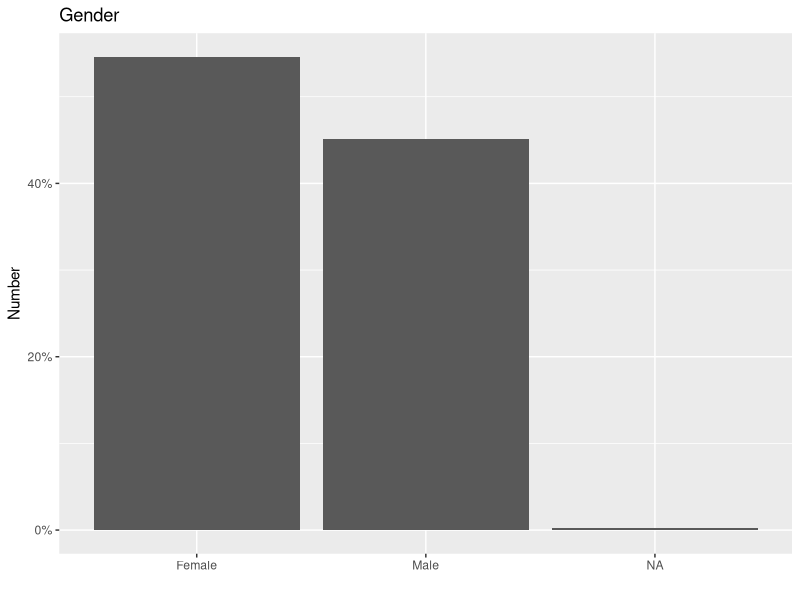
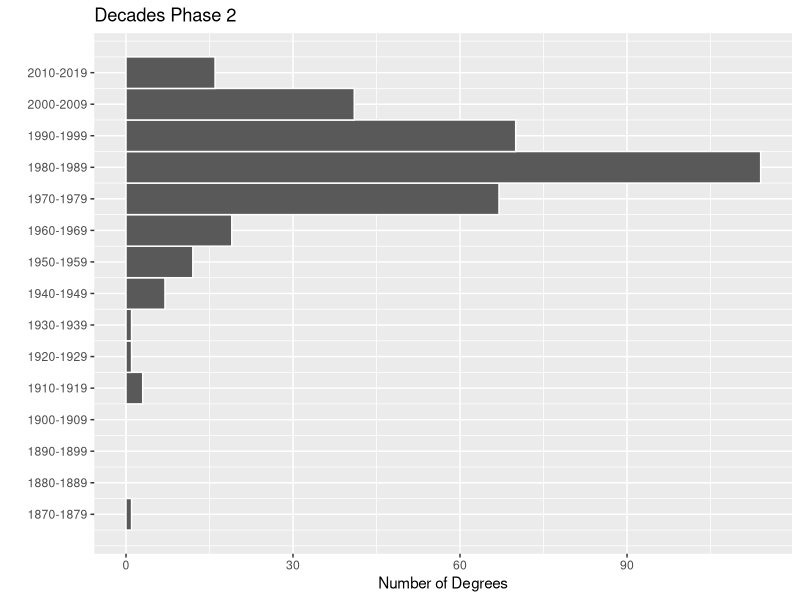
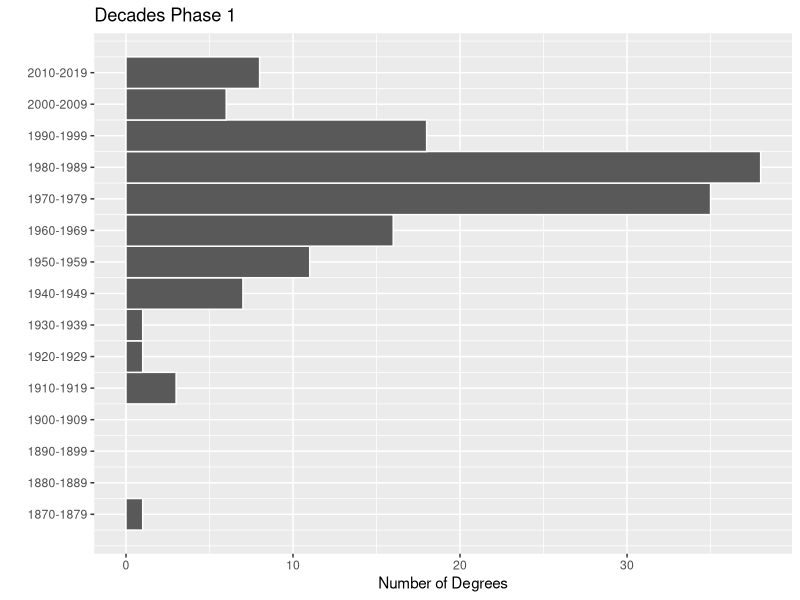
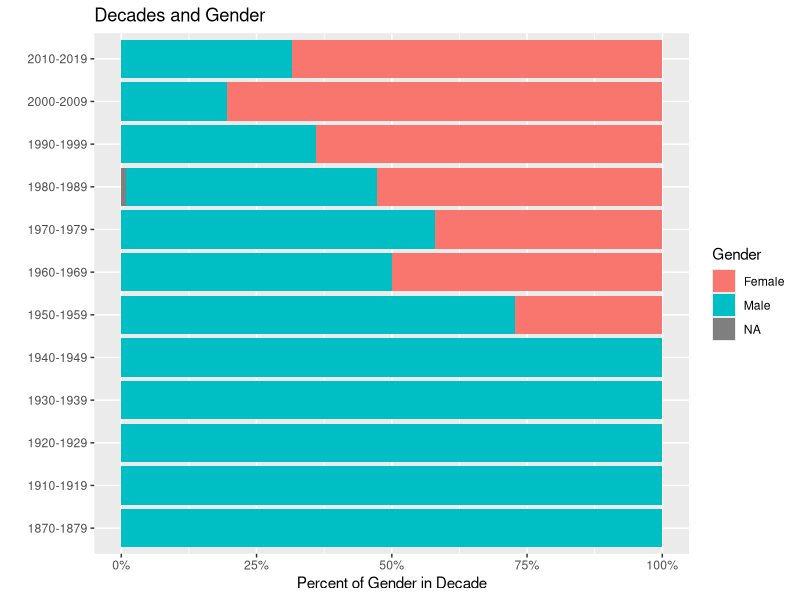
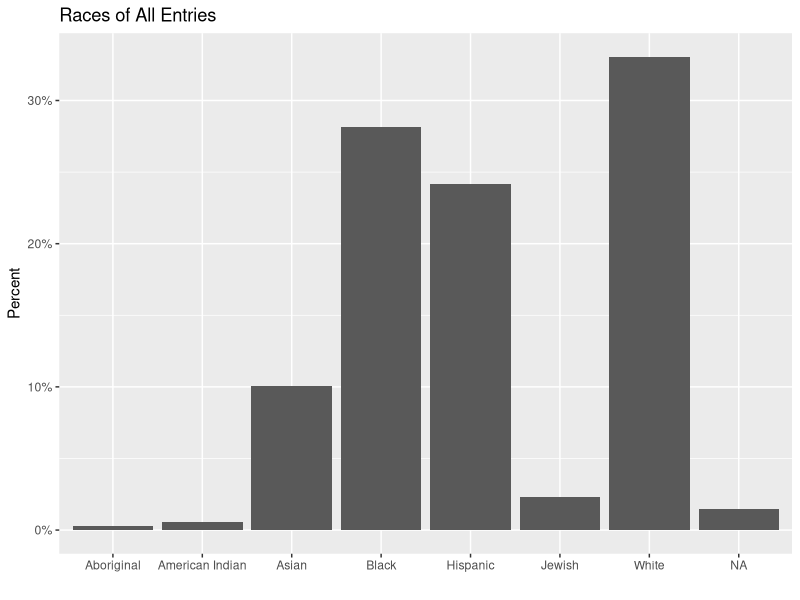
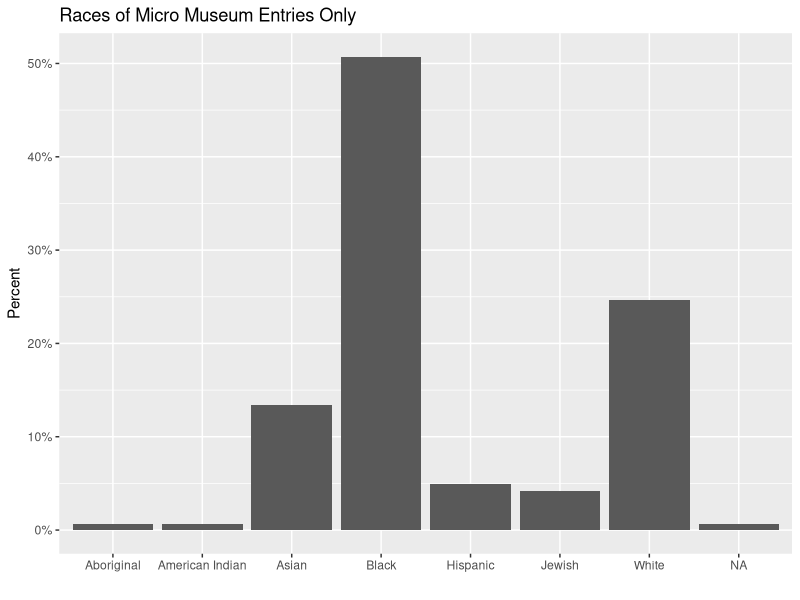
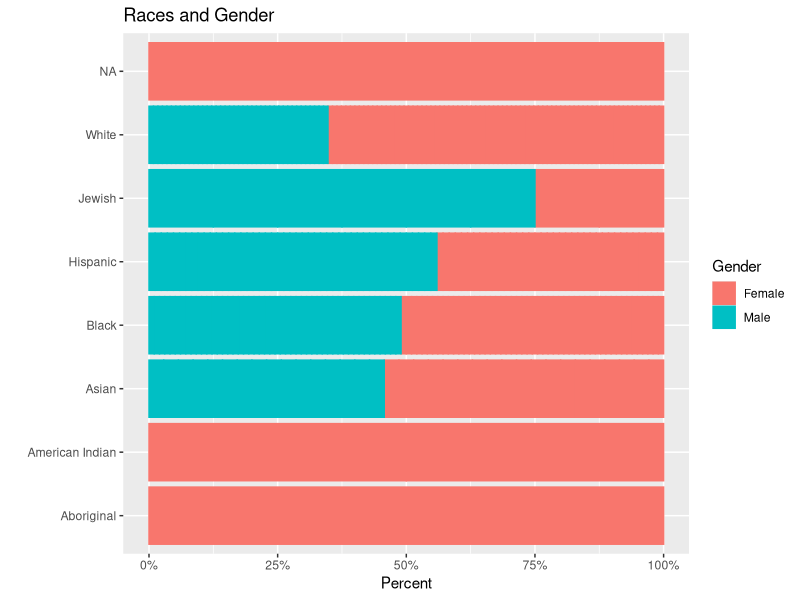
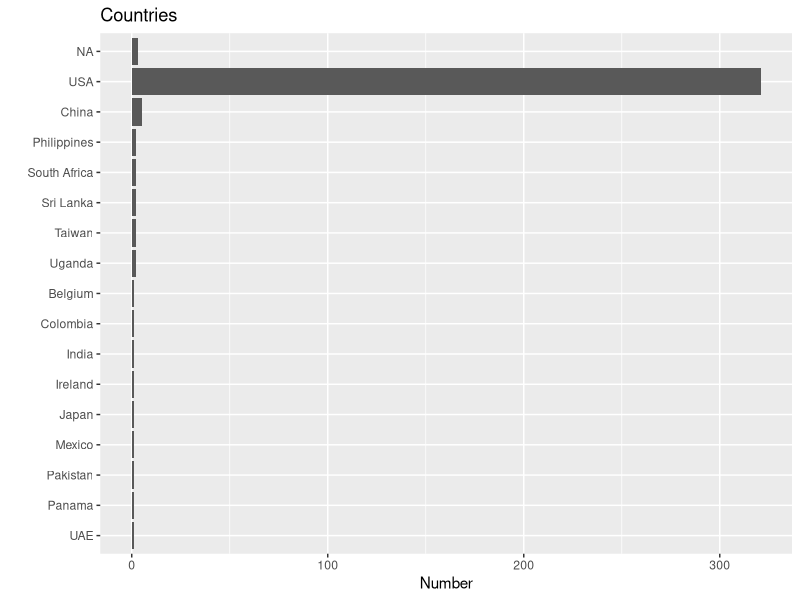

Source code (R) for these figures, in order:
## ---- chunk 1
knitr::opts_chunk$set(echo = FALSE)
library(tidyverse)
## ---- chunk 2
x <- read_csv("phase1b_airtable.csv", col_types = cols()) %>% 
  rename(name = `Name (Last, First)`, 
         degree = `HLS Degree(s)`,
         year = `Grad Date(s)`,
         category = `Position / Role`, 
         race = `Race`, 
         gender = `Gender`, 
         party = `Party`, 
         country = `Country`) %>% 
  select(name, degree, year, category, race, gender, party, country) %>% 
  drop_na(name)

y <- read_csv("phase1_airtable.csv", col_types = cols()) %>% 
  rename(name = `Name (Last, First)`, 
         degree = `HLS Degree(s)`,
         year = `Grad Date(s)`,
         category = `Position / Role`, 
         race = `Race`, 
         gender = `Gender`, 
         party = `Party`, 
         country = `Country`) %>% 
  select(name, degree, year, category, race, gender, party, country) %>% 
  drop_na(name)
## ---- chunk 3
x %>% 
  ggplot(aes(gender)) +
  geom_bar(aes(y = after_stat(count / sum(count)))) +
  scale_y_continuous(labels = scales::percent_format()) +
  labs(title = "Gender", 
       x = "",
       y = "Number") 
## ---- chunk 4
x %>% 
  separate_rows(year, sep = "\\s*/\\s*") %>% 
  mutate(year = str_replace_all(year, "[^0-9].*", "")) %>% 
  mutate(year = as.numeric(year)) %>% 
  ggplot(aes(y = year)) +
  geom_histogram(boundary = 1950, binwidth = 10, color = "white") +
  scale_y_continuous(breaks = seq(1875, 2015, 10),
                     labels = c("1870-1879", "1880-1889", "1890-1899", "1900-1909",
                                "1910-1919","1920-1929", "1930-1939", "1940-1949",
                                "1950-1959","1960-1969", "1970-1979", "1980-1989",
                                "1990-1999", "2000-2009", "2010-2019")) +
  labs(title = "Decades Phase 2",
       x = "Number of Degrees",
       y = "")

y %>% 
  separate_rows(year, sep = "\\s*/\\s*") %>% 
  mutate(year = str_replace_all(year, "[^0-9].*", "")) %>% 
  mutate(year = as.numeric(year)) %>% 
  ggplot(aes(y = year)) +
  geom_histogram(boundary = 1950, binwidth = 10, color = "white") +
  scale_y_continuous(breaks = seq(1875, 2015, 10),
                     labels = c("1870-1879", "1880-1889", "1890-1899", "1900-1909",
                                "1910-1919","1920-1929", "1930-1939", "1940-1949",
                                "1950-1959","1960-1969", "1970-1979", "1980-1989",
                                "1990-1999", "2000-2009", "2010-2019")) +
  labs(title = "Decades Phase 1",
       x = "Number of Degrees",
       y = "")
## ---- chunk 5
x %>%
  separate_rows(year, sep = "\\s*/\\s*") %>%
    mutate(year = str_replace_all(year, "[^0-9].*", "")) %>% 
  mutate(year = as.numeric(year)) %>%
  drop_na(year) %>% 
  mutate(decade = case_when(year >= 2010 & year <= 2019 ~ "2010-2019",
                            year >= 2000 & year <= 2009 ~ "2000-2009",
                            year >= 1990 & year <= 1999 ~ "1990-1999",
                            year >= 1980 & year <= 1989 ~ "1980-1989",
                            year >= 1970 & year <= 1979 ~ "1970-1979",
                            year >= 1960 & year <= 1969 ~ "1960-1969",
                            year >= 1950 & year <= 1969 ~ "1950-1959",
                            year >= 1940 & year <= 1949 ~ "1940-1949",
                            year >= 1930 & year <= 1939 ~ "1930-1939",
                            year >= 1920 & year <= 1929 ~ "1920-1929",
                            year >= 1910 & year <= 1919 ~ "1910-1919",
                            year >= 1870 & year <= 1879 ~ "1870-1879")) %>% 
  group_by(decade) %>% 
  mutate(total_in_decade = n()) %>% 
  mutate(percent_of_decade = 1 / total_in_decade) %>% 
  ggplot(aes(y = decade, x = percent_of_decade,  fill = gender, color =)) +
  geom_col() +
  scale_x_continuous(labels = scales::percent_format()) +
  labs(title = "Decades and Gender", 
       x = "Percent of Gender in Decade", 
       y = "", 
       fill = "Gender", 
       color = "Gender")
## ---- chunk 6
x %>% 
  mutate(race = case_when(str_detect(race, "Jewish") == TRUE ~ "Jewish",
                          str_detect(race, "Aboriginal") == TRUE ~ "Aboriginal",
                          str_detect(race, "Black") == TRUE ~ "Black", 
                          str_detect(race, "White") == TRUE ~ "White",
                          str_detect(race, "Hispanic") == TRUE ~ "Hispanic",
                          str_detect(race, "Asian") == TRUE ~ "Asian",
                          str_detect(race, "American Indian") == TRUE ~ "American Indian")) %>%
  ggplot(aes(race)) +
  geom_bar(aes(y = after_stat(count / sum(count)))) +
  labs(title = "Races of All Entries",
       x = "",
       y = "Percent") +
  scale_y_continuous(labels = scales::percent_format())

y %>% 
  mutate(race = case_when(str_detect(race, "Jewish") == TRUE ~ "Jewish",
                          str_detect(race, "Aboriginal") == TRUE ~ "Aboriginal",
                          str_detect(race, "Black") == TRUE ~ "Black", 
                          str_detect(race, "White") == TRUE ~ "White",
                          str_detect(race, "Hispanic") == TRUE ~ "Hispanic",
                          str_detect(race, "Asian") == TRUE ~ "Asian",
                          str_detect(race, "American Indian") == TRUE ~ "American Indian")) %>% 
  # slice(1:91) %>%
  ggplot(aes(race)) +
  geom_bar(aes(y = after_stat(count / sum(count)))) +
  labs(title = "Races of Micro Museum Entries Only",
       x = "",
       y = "Percent") +
  scale_y_continuous(labels = scales::percent_format())
## ---- chunk 7
x %>% 
  drop_na(race) %>% 
  mutate(race = case_when(str_detect(race, "Jewish") == TRUE ~ "Jewish",
                          str_detect(race, "Aboriginal") == TRUE ~ "Aboriginal",
                          str_detect(race, "Black") == TRUE ~ "Black", 
                          str_detect(race, "White") == TRUE ~ "White",
                          str_detect(race, "Hispanic") == TRUE ~ "Hispanic",
                          str_detect(race, "Asian") == TRUE ~ "Asian",
                          str_detect(race, "American Indian") == TRUE ~ "American Indian")) %>% 
  group_by(race) %>% 
  mutate(total_in_race = n()) %>% 
  mutate(percent_of_race = 1 / total_in_race) %>% 
  mutate(test_sum = sum(percent_of_race)) %>% 
  ggplot(aes(x = percent_of_race, y = race, fill = gender, color = gender)) +
  geom_col() +
  scale_x_continuous(labels = scales::percent_format()) +
  labs(title = "Races and Gender", 
       x = "Percent", 
       y = "",
       fill = "Gender",
       color = "Gender")
## ---- chunk 8
x %>% 
  mutate(country = str_replace_all(country, ",.*", "")) %>% 
  ggplot(aes(y = fct_rev(fct_infreq(country)))) +
  geom_bar() +
  labs(title = "Countries", 
       x = "Number",
       y = "")
## ---- chunk 9
x %>% 
  separate_rows(party, sep = "\\s*,\\s*") %>% 
  mutate(party = str_replace_all(party, "Independent", "Independent (Irish)")) %>% 
  drop_na(party) %>% 
  ggplot(aes(y = party)) +
  geom_bar() +
  scale_y_discrete(limits = rev(c("D", "R", "I", "L", "Green", "Democratic Progressive Party",
                              "Independent (Irish)", "Kuomintang", "National Democratic Party of Tibet", 
                              "Popular Democratic", "Reform")),
                   labels = rev(c("Democrat", "Republican", "Independent", "Libretarian", 
                              "Green", "Democratic Progressive Party", "Independent (Irish)",
                              "Kuomintang", "National Democratic Party of Tibet", 
                              "Popular Democratic", "Reform"))) +
  labs(title = "Parties", 
       x = "Number", 
       y = "")
## ---- chunk 10
x %>% 
  separate_rows(party, sep = "\\s*,\\s*") %>% 
  drop_na(party) %>% 
  mutate(party = str_replace_all(party, "Independent", "Independent (Irish)")) %>%
  filter(party %in% c("D", "R", "I", "L")) %>% 
  group_by(party) %>% 
  mutate(total_in_party = n()) %>% 
  mutate(percent_of_party = 1 / total_in_party) %>% 
  ggplot(aes(percent_of_party, party, fill = gender, color = gender)) +
  geom_col() +
  scale_y_discrete(labels = c("Democrat", "Independent", "Libretarian", "Republican")) +
  scale_x_continuous(labels = scales::percent_format()) +
  labs(title = "Parties and Gender",
       x = "Percent", 
       y = "", 
       fill = "Gender",
       color = "Gender")
## ---- chunk 11
x %>% 
   mutate(race = case_when(str_detect(race, "Jewish") == TRUE ~ "Jewish",
                          str_detect(race, "Aboriginal") == TRUE ~ "Aboriginal",
                          str_detect(race, "Black") == TRUE ~ "Black", 
                          str_detect(race, "White") == TRUE ~ "White",
                          str_detect(race, "Hispanic") == TRUE ~ "Hispanic",
                          str_detect(race, "Asian") == TRUE ~ "Asian",
                          str_detect(race, "American Indian") == TRUE ~ "American Indian")) %>% 
  filter(race %in% c("Jewish", "Black", "White", "Hispanic", "Asian")) %>% 
  mutate(race = factor(race,
                       levels = c("Black", "Asian", "Hispanic", "Jewish", "White"))) %>% 
  separate_rows(party, sep = "\\s*,\\s*") %>% 
  drop_na(party) %>% 
  mutate(party = str_replace_all(party, "Independent", "Independent (Irish)")) %>%
  filter(party %in% c("D", "R", "I", "L")) %>% 
  group_by(party) %>% 
  mutate(total_in_party = n()) %>% 
  mutate(percent_of_party = 1 / total_in_party) %>% 
  ggplot(aes(percent_of_party, party, fill = race, color = race)) +
  geom_col() +
  scale_y_discrete(labels = c("Democrat", "Independent", "Libretarian", "Republican")) +
  scale_x_continuous(labels = scales::percent_format()) +
  scale_fill_manual(limits = c("Black", "Asian", "Hispanic", "Jewish", "White"),
                    values = c("black", "yellow2", "sienna", "steelblue3", "wheat")) +
  scale_color_manual(limits = c("Black", "Asian", "Hispanic", "Jewish", "White"),
                    values = c("black", "yellow2", "sienna", "steelblue3", "wheat")) +
  labs(title = "Parties and Race",
       x = "Percent", 
       y = "",
       fill = "Race",
       color = "Race")
## ---- chunk 12
x %>% 
  separate_rows(category, sep = ",") %>% 
  ggplot(aes(y = fct_rev(fct_infreq(category)))) +
  geom_bar() +
  labs(title = "Roles of All Entries", 
       x = "Number", 
       y = "")
## ---- chunk 13
x %>% 
  separate_rows(category, sep = ",") %>% 
  group_by(category) %>% 
  mutate(total_in_category = n()) %>% 
  filter(total_in_category > 1) %>% 
  mutate(percent_of_category = 1 / total_in_category) %>% 
  ggplot(aes(percent_of_category, category, fill = gender, color = gender)) +
  geom_col() +
  scale_x_continuous(labels = scales::percent_format()) +
  labs(title = "Roles and Gender", 
       x = "Percent", 
       y = "", 
       fill = "Gender",
       color = "Gender")
## ---- chunk 14
x %>% 
  mutate(race = case_when(str_detect(race, "Jewish") == TRUE ~ "Jewish",
                          str_detect(race, "Aboriginal") == TRUE ~ "Aboriginal",
                          str_detect(race, "Black") == TRUE ~ "Black", 
                          str_detect(race, "White") == TRUE ~ "White",
                          str_detect(race, "Hispanic") == TRUE ~ "Hispanic",
                          str_detect(race, "Asian") == TRUE ~ "Asian",
                          str_detect(race, "American Indian") == TRUE ~ "American Indian")) %>% 
  filter(race %in% c("Jewish", "Black", "White", "Hispanic", "Asian")) %>% 
  mutate(race = factor(race,
                       levels = c("Black", "Asian", "Hispanic", "Jewish", "White"))) %>% 
  separate_rows(category, sep = ",") %>% 
  group_by(category) %>% 
  mutate(total_in_category = n()) %>% 
  filter(total_in_category > 1) %>% 
  mutate(percent_of_category = 1 / total_in_category) %>% 
  ggplot(aes(percent_of_category, category, fill = race, color = race)) +
  geom_col() +
  scale_x_continuous(labels = scales::percent_format()) +
  scale_fill_manual(limits = c("Black", "Asian", "Hispanic", "Jewish", "White"),
                    values = c("black", "yellow2", "sienna", "steelblue3", "wheat")) +
  scale_color_manual(limits = c("Black", "Asian", "Hispanic", "Jewish", "White"),
                    values = c("black", "yellow2", "sienna", "steelblue3", "wheat")) +
  labs(title = "Roles and Race", 
       x = "Percent", 
       y = "", 
       fill = "Race", 
       color = "Race")

# x %>%
#   mutate(race = case_when(str_detect(race, "Jewish") == TRUE ~ "Jewish",
#                           str_detect(race, "Aboriginal") == TRUE ~ "Aboriginal",
#                           str_detect(race, "Black") == TRUE ~ "Black",
#                           str_detect(race, "White") == TRUE ~ "White",
#                           str_detect(race, "Hispanic") == TRUE ~ "Hispanic",
#                           str_detect(race, "Asian") == TRUE ~ "Asian",
#                           str_detect(race, "American Indian") == TRUE ~ "American Indian")) %>%
#   filter(race %in% c("Jewish", "Black", "White", "Hispanic", "Asian")) %>%
#   mutate(race = factor(race,
#                        levels = c("Black", "Asian", "Hispanic", "Jewish", "White"))) %>%
#   separate_rows(category, sep = ",") %>%
#   filter(category %in% c("Government", "Corporate / Business", "Judiciary",
#                          "Public Interest Law / Nonprofit Legal Services",
#                          "Academia / Education", "Law Firm")) %>%
#   group_by(race) %>%
#   mutate(total_in_race = n()) %>%
#   filter(total_in_race > 1) %>%
#   mutate(percent_of_race = 1 / total_in_race) %>%
#   ggplot(aes(percent_of_race, race, fill = category, color = category)) +
#   geom_col() +
#   scale_x_continuous(labels = scales::percent_format()) +
#   labs(title = "Race and Roles",
#        x = "Percent",
#        y = "",
#        fill = "Race",
#        color = "Race")
## ---- chunk 15
x %>% 
  mutate(degree = str_replace_all(degree, ",", " & ")) %>% 
  ggplot(aes(y = fct_rev(fct_infreq(degree)))) +
  geom_bar() +
  labs(title = "Degrees", 
       x = "Number", 
       y = "")
